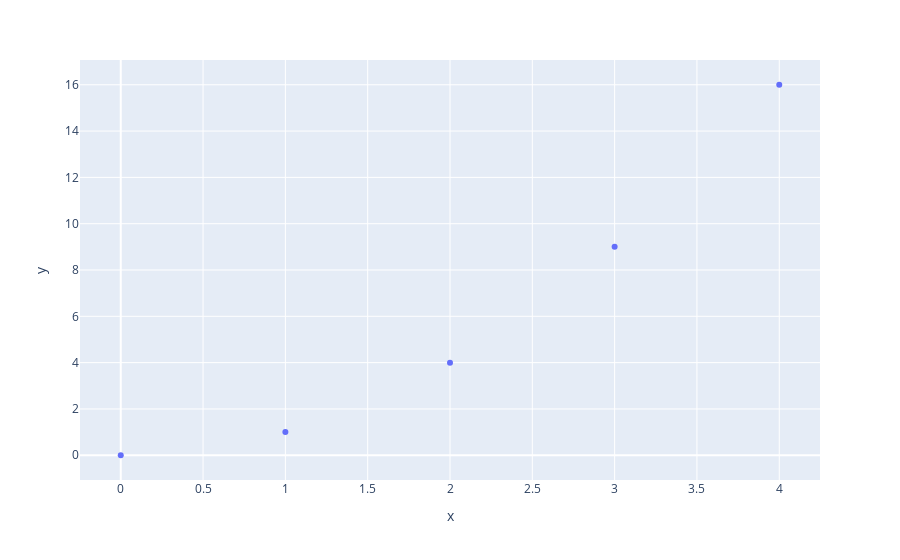

Notebook code cell kept with this figure:
### Code cell
df = px.data.gapminder().query("country=='Canada'")
fig = px.line(df, x="year", y="lifeExp", title='Life expectancy in Canada')
fig.show()

### Figure 1 — Plotly figure (JSON) as saved in the notebook; plotly's stock layout.template omitted (floating-point values rounded to 4 significant figures)
{"data": [{"hovertemplate": "x=%{x}<br>y=%{y}<extra></extra>", "legendgroup": "", "marker": {"color": "#636efa", "symbol": "circle"}, "mode": "markers", "name": "", "orientation": "v", "showlegend": false, "type": "scatter", "x": [0, 1, 2, 3, 4], "xaxis": "x", "y": [0, 1, 4, 9, 16], "yaxis": "y"}], "layout": {"legend": {"tracegroupgap": 0}, "margin": {"t": 60}, "xaxis": {"anchor": "y", "domain": [0, 1], "title": {"text": "x"}}, "yaxis": {"anchor": "x", "domain": [0, 1], "title": {"text": "y"}}}}
